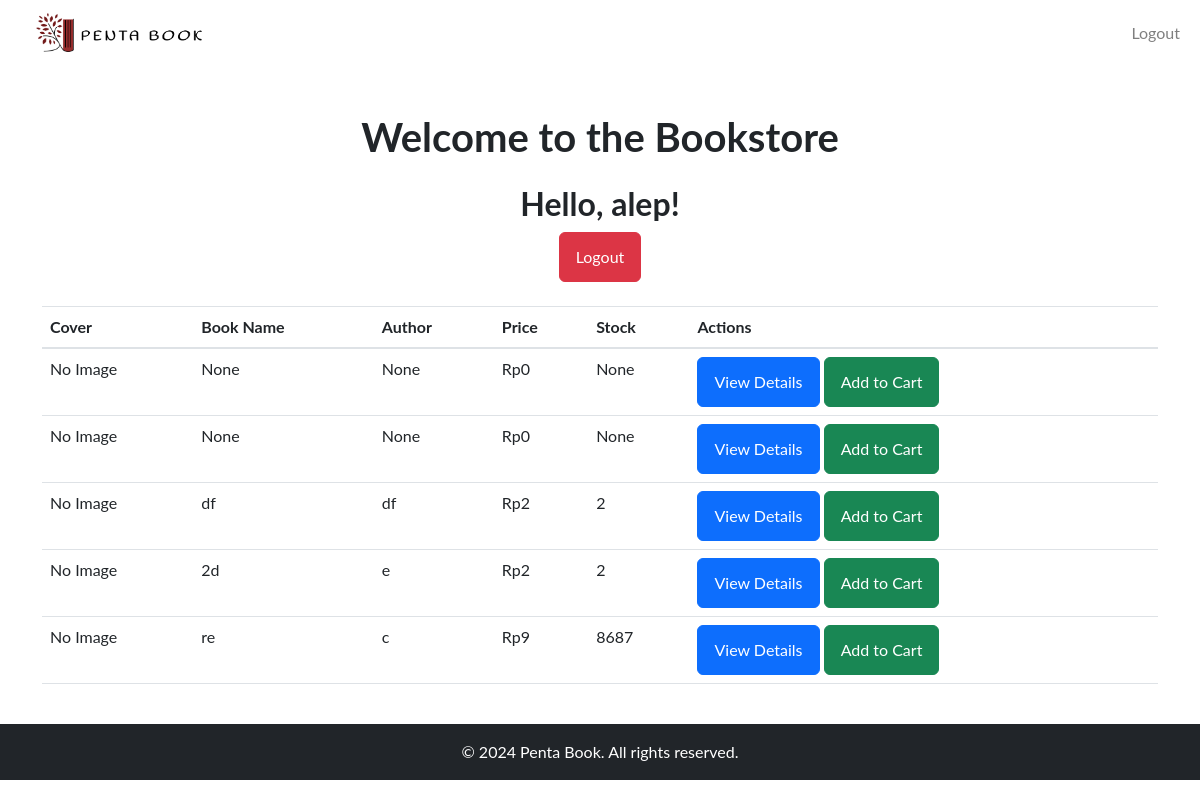
Screenshot of /buyer_index (signed in) with the database file from the repository.
### tables this page shows
CREATE TABLE "books"
(
    book_id     INTEGER
        primary key autoincrement,
    category_id integer
        references categories,
    shop_id     integer
        references shop,
    book_name   TEXT,
    isbn        integer,
    author      TEXT,
    desc        TEXT,
    price       REAL,
    stock       integer,
    img_url     TEXT
);

### app.py (the view)
@app.route('/buyer_index', methods=['Get'])
def buyer_index():
    db = get_db()
    books = db.execute('SELECT * FROM books').fetchall()
    return render_template('customer/buyer_index.html', books=books, format_currency=format_currency)

### app.py (called while the page is built)
def get_db():
    if 'db' not in g:
        g.db = sqlite3.connect(app.config['DATABASE'])
        g.db.row_factory = sqlite3.Row
    return g.db

def format_currency(value):
    if value is None:
        return "Rp0"  # Atau format default lainnya
    return f'Rp{value:,.0f}'.replace(',', '.')

### templates/customer/buyer_index.html (shortened to what this page needs)
{% extends "customer/base.html" %}
{% block content %}
    <div class="container">
        <div class="row">
            <div class="col text-center">
                <h1 class="my-4">Welcome to the Bookstore</h1>
            </div>
        </div>
        <div class="row">
            <div class="col text-center">
                <h2>Hello, {{ session.username }}!</h2>
                <a href="{{ url_for('logout') }}" class="btn btn-danger">Logout</a>
            </div>
        </div>
        <div class="row mt-4">
            <table class="table">
                <thead>
                    <tr>
                        <th>Cover</th>
                        <th>Book Name</th>
                        <th>Author</th>
                        <th>Price</th>
                        <th>Stock</th>
                        <th>Actions</th>
                    </tr>
                </thead>
                <tbody>
                    {% for book in books %}
                    <tr>
                        <td>
                            {% if book['image'] %}
                            <img src="{{ url_for('static', filename='uploads/' + book['image']) }}" alt="Book Cover" width="100">
                            {% else %}
                            No Image
                            {% endif %}
                        </td>
                        <td>{{ book['book_name'] }}</td>
                        <td>{{ book['author'] }}</td>
                        <td>{{ format_currency(book['price']) }}</td>
                        <td>{{ book['stock'] }}</td>
                        <td>
                            <a href="{{ url_for('book', book_id=book[0]) }}" class="btn btn-primary">View Details</a>
                            <a href="{{ url_for('add_to_cart', book_id=book[0]) }}" class="btn btn-success">Add to Cart</a>
                        </td>
                    </tr>
                    {% endfor %}
                </tbody>
            </table>
        </div>
    </div>
{% endblock %}

### rows the page displays
books: book_name "None", author "None", price "Rp0", stock "None"
books: book_name "None", author "None", price "Rp0", stock "None"
books: book_name "df", author "df", price "Rp2", stock "2"
books: book_name "2d", author "e", price "Rp2", stock "2"
books: book_name "re", author "c", price "Rp9", stock "8687"

### other values shown
{{ session.username }} "alep"
